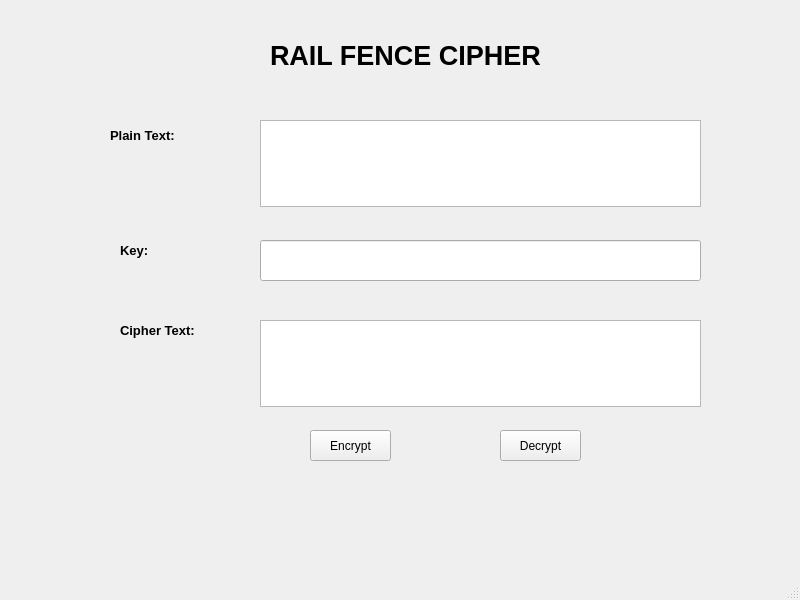
<?xml version="1.0" encoding="UTF-8"?>
<ui version="4.0">
 <class>MainWindow</class>
 <widget class="QMainWindow" name="MainWindow">
  <property name="geometry">
   <rect>
    <x>0</x>
    <y>0</y>
    <width>800</width>
    <height>600</height>
   </rect>
  </property>
  <property name="windowTitle">
   <string>MainWindow</string>
  </property>
  <widget class="QWidget" name="centralwidget">
   <widget class="QLabel" name="label_4">
    <property name="geometry">
     <rect>
      <x>270</x>
      <y>40</y>
      <width>351</width>
      <height>31</height>
     </rect>
    </property>
    <property name="font">
     <font>
      <pointsize>20</pointsize>
      <weight>75</weight>
      <bold>true</bold>
     </font>
    </property>
    <property name="text">
     <string>RAIL FENCE CIPHER</string>
    </property>
   </widget>
   <widget class="QLabel" name="label">
    <property name="geometry">
     <rect>
      <x>110</x>
      <y>120</y>
      <width>101</width>
      <height>31</height>
     </rect>
    </property>
    <property name="font">
     <font>
      <pointsize>10</pointsize>
      <weight>75</weight>
      <bold>true</bold>
     </font>
    </property>
    <property name="text">
     <string>Plain Text:</string>
    </property>
   </widget>
   <widget class="QLabel" name="label_2">
    <property name="geometry">
     <rect>
      <x>120</x>
      <y>240</y>
      <width>51</width>
      <height>21</height>
     </rect>
    </property>
    <property name="font">
     <font>
      <pointsize>10</pointsize>
      <weight>75</weight>
      <bold>true</bold>
     </font>
    </property>
    <property name="text">
     <string>Key:</string>
    </property>
   </widget>
   <widget class="QLabel" name="label_3">
    <property name="geometry">
     <rect>
      <x>120</x>
      <y>320</y>
      <width>111</width>
      <height>21</height>
     </rect>
    </property>
    <property name="font">
     <font>
      <pointsize>10</pointsize>
      <weight>75</weight>
      <bold>true</bold>
     </font>
    </property>
    <property name="text">
     <string>Cipher Text:</string>
    </property>
   </widget>
   <widget class="QTextEdit" name="txt_plain_text">
    <property name="geometry">
     <rect>
      <x>260</x>
      <y>120</y>
      <width>441</width>
      <height>87</height>
     </rect>
    </property>
   </widget>
   <widget class="QLineEdit" name="txt_key">
    <property name="geometry">
     <rect>
      <x>260</x>
      <y>240</y>
      <width>441</width>
      <height>41</height>
     </rect>
    </property>
   </widget>
   <widget class="QTextEdit" name="txt_cipher_text">
    <property name="geometry">
     <rect>
      <x>260</x>
      <y>320</y>
      <width>441</width>
      <height>87</height>
     </rect>
    </property>
   </widget>
   <widget class="QPushButton" name="btn_encrypt">
    <property name="geometry">
     <rect>
      <x>310</x>
      <y>430</y>
      <width>81</width>
      <height>31</height>
     </rect>
    </property>
    <property name="text">
     <string>Encrypt</string>
    </property>
   </widget>
   <widget class="QPushButton" name="btn_decrypt">
    <property name="geometry">
     <rect>
      <x>500</x>
      <y>430</y>
      <width>81</width>
      <height>31</height>
     </rect>
    </property>
    <property name="text">
     <string>Decrypt</string>
    </property>
   </widget>
  </widget>
  <widget class="QMenuBar" name="menubar">
   <property name="geometry">
    <rect>
     <x>0</x>
     <y>0</y>
     <width>800</width>
     <height>26</height>
    </rect>
   </property>
  </widget>
  <widget class="QStatusBar" name="statusbar"/>
 </widget>
 <resources/>
 <connections/>
</ui>
